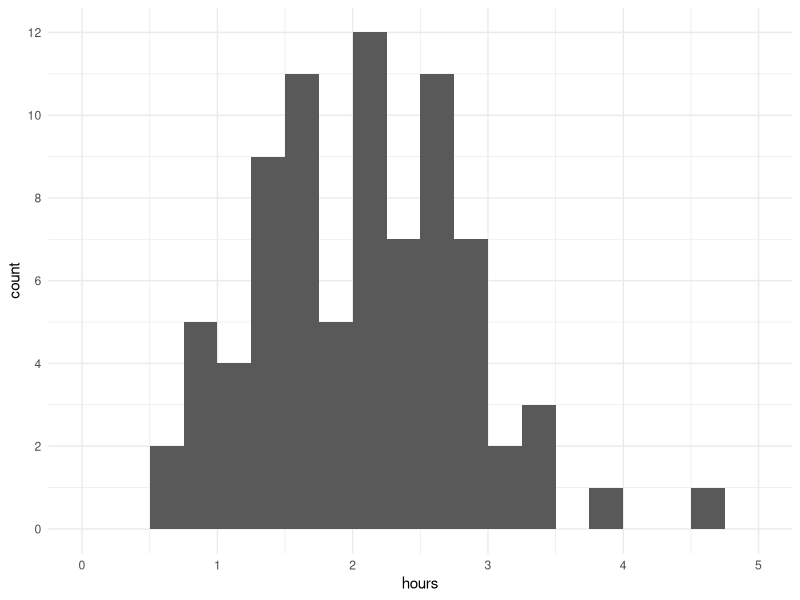
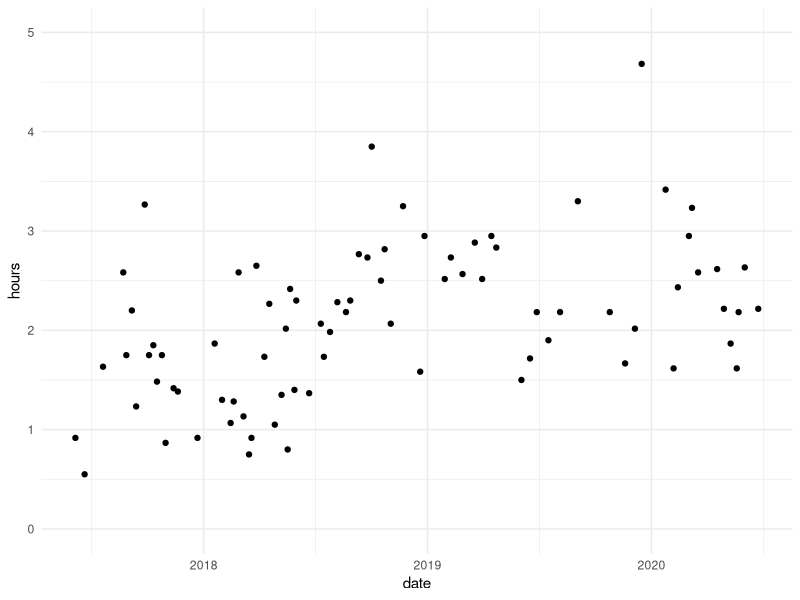
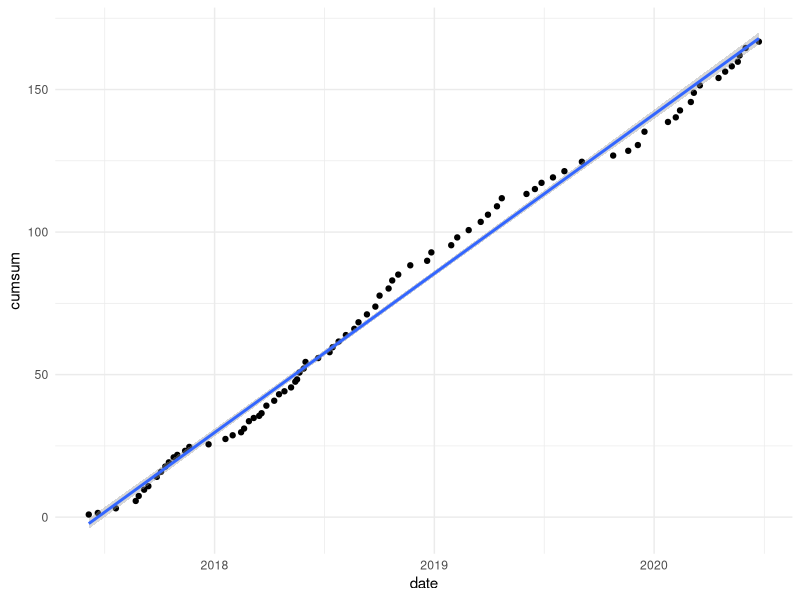

Here is the R script that generated these plots, in order:
# code for basic analysis of 80000 hours podcast data

library(tidyverse)
library(lubridate)

dat <- read_csv("episodes.csv")

dat <- dat[order(dat$date),]
dat <- mutate(dat, cumsum = cumsum(hours))

### graphs
ggplot(dat, aes(x=hours)) + geom_histogram(binwidth=0.25, center = 0.125) +
    coord_cartesian(xlim=c(0,5)) + scale_y_continuous(breaks=c(0,2,4,6,8,10,12)) +
    theme_minimal()

ggplot(dat, aes(x=date, y=hours)) + geom_point() + 
    coord_cartesian(ylim=c(0,5)) + theme_minimal()

# cumulative frequency graph
ggplot(dat, aes(x=date, y=cumsum)) + geom_point() +
    geom_smooth(method = 'lm', formula = y ~ x) + theme_minimal()

# stats 
max(dat$cumsum)/3

# average yearly amount
reg <- lm(cumsum ~ date, dat)
reg$coefficients[2] * 365

# 2020 extrapolation (but misses end of year dip so probably overestimate)
reg20 <- lm(cumsum ~ date, dat[dat$date > as.Date('2020-01-01'),])
reg20$coefficients[2] * 365

(summary(reg20)$coefficients[2,1] + 2*summary(reg20)$coefficients[2,2]) * 365 # upper bound




